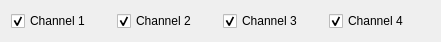
  <widget class="QWidget" name="gridLayoutWidget">
   <property name="geometry">
    <rect>
     <x>10</x>
     <y>90</y>
     <width>441</width>
     <height>31</height>
    </rect>
   </property>
   <layout class="QGridLayout" name="gridLayout">
    <item row="0" column="2">
     <widget class="QCheckBox" name="checkBox_ch3_show">
      <property name="maximumSize">
       <size>
        <width>100</width>
        <height>20</height>
       </size>
      </property>
      <property name="text">
       <string>Channel 3</string>
      </property>
      <property name="checked">
       <bool>true</bool>
      </property>
     </widget>
    </item>
    <item row="0" column="1">
     <widget class="QCheckBox" name="checkBox_ch2_show">
      <property name="maximumSize">
       <size>
        <width>100</width>
        <height>20</height>
       </size>
      </property>
      <property name="text">
       <string>Channel 2</string>
      </property>
      <property name="checked">
       <bool>true</bool>
      </property>
     </widget>
    </item>
    <item row="0" column="3">
     <widget class="QCheckBox" name="checkBox_ch4_show">
      <property name="maximumSize">
       <size>
        <width>100</width>
        <height>20</height>
       </size>
      </property>
      <property name="text">
       <string>Channel 4</string>
      </property>
      <property name="checked">
       <bool>true</bool>
      </property>
     </widget>
    </item>
    <item row="0" column="0">
     <widget class="QCheckBox" name="checkBox_ch1_show">
      <property name="maximumSize">
       <size>
        <width>100</width>
        <height>20</height>
       </size>
      </property>
      <property name="text">
       <string>Channel 1</string>
      </property>
      <property name="checked">
       <bool>true</bool>
      </property>
     </widget>
    </item>
   </layout>
  </widget>
